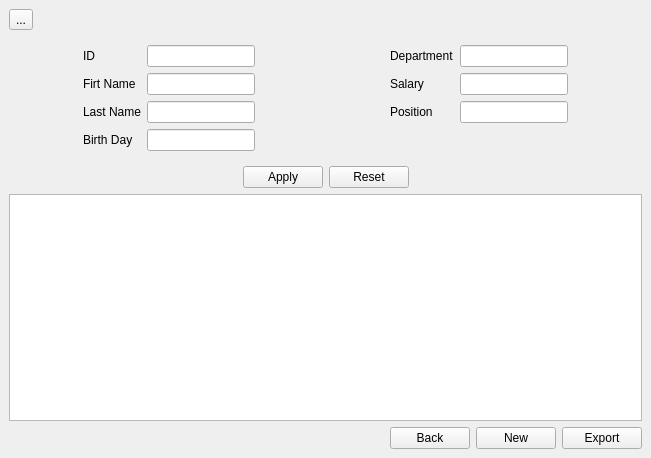
<?xml version="1.0" encoding="UTF-8"?>
<ui version="4.0">
 <class>MainWindow</class>
 <widget class="QMainWindow" name="MainWindow">
  <property name="geometry">
   <rect>
    <x>0</x>
    <y>0</y>
    <width>651</width>
    <height>458</height>
   </rect>
  </property>
  <property name="windowTitle">
   <string>MainWindow</string>
  </property>
  <widget class="QWidget" name="centralwidget">
   <layout class="QGridLayout" name="gridLayout_4">
    <item row="0" column="0">
     <layout class="QGridLayout" name="upperGridLayour">
      <item row="0" column="0">
       <widget class="QToolButton" name="toolButton">
        <property name="text">
         <string>...</string>
        </property>
       </widget>
      </item>
      <item row="0" column="1">
       <spacer name="horizontalSpacer_2">
        <property name="orientation">
         <enum>Qt::Horizontal</enum>
        </property>
        <property name="sizeHint" stdset="0">
         <size>
          <width>588</width>
          <height>20</height>
         </size>
        </property>
       </spacer>
      </item>
     </layout>
    </item>
    <item row="1" column="0">
     <widget class="QWidget" name="widget" native="true">
      <layout class="QGridLayout" name="gridLayout_2">
       <item row="0" column="4">
        <layout class="QFormLayout" name="formLayout_2">
         <item row="0" column="0">
          <widget class="QLabel" name="departmentLabel">
           <property name="text">
            <string>Department</string>
           </property>
          </widget>
         </item>
         <item row="0" column="1">
          <widget class="QLineEdit" name="departmentLineEdit">
           <property name="maximumSize">
            <size>
             <width>300</width>
             <height>16777215</height>
            </size>
           </property>
          </widget>
         </item>
         <item row="1" column="0">
          <widget class="QLabel" name="salaryLabel">
           <property name="text">
            <string>Salary</string>
           </property>
          </widget>
         </item>
         <item row="1" column="1">
          <widget class="QLineEdit" name="salaryLineEdit">
           <property name="maximumSize">
            <size>
             <width>300</width>
             <height>16777215</height>
            </size>
           </property>
          </widget>
         </item>
         <item row="2" column="0">
          <widget class="QLabel" name="positionLabel">
           <property name="text">
            <string>Position</string>
           </property>
          </widget>
         </item>
         <item row="2" column="1">
          <widget class="QLineEdit" name="positionLineEdit">
           <property name="maximumSize">
            <size>
             <width>300</width>
             <height>16777215</height>
            </size>
           </property>
          </widget>
         </item>
        </layout>
       </item>
       <item row="0" column="1">
        <layout class="QFormLayout" name="formLayout">
         <item row="0" column="0">
          <widget class="QLabel" name="idLabel">
           <property name="text">
            <string>ID</string>
           </property>
          </widget>
         </item>
         <item row="0" column="1">
          <widget class="QLineEdit" name="idLineEdit">
           <property name="maximumSize">
            <size>
             <width>300</width>
             <height>16777215</height>
            </size>
           </property>
          </widget>
         </item>
         <item row="1" column="0">
          <widget class="QLabel" name="firstNameLabel">
           <property name="text">
            <string>Firt Name</string>
           </property>
          </widget>
         </item>
         <item row="1" column="1">
          <widget class="QLineEdit" name="firstNameLineEdit">
           <property name="maximumSize">
            <size>
             <width>300</width>
             <height>16777215</height>
            </size>
           </property>
          </widget>
         </item>
         <item row="2" column="0">
          <widget class="QLabel" name="lastNameLabel">
           <property name="text">
            <string>Last Name</string>
           </property>
          </widget>
         </item>
         <item row="2" column="1">
          <widget class="QLineEdit" name="lastNameLineEdit">
           <property name="maximumSize">
            <size>
             <width>300</width>
             <height>16777215</height>
            </size>
           </property>
          </widget>
         </item>
         <item row="3" column="0">
          <widget class="QLabel" name="birthdayLabel">
           <property name="text">
            <string>Birth Day</string>
           </property>
          </widget>
         </item>
         <item row="3" column="1">
          <widget class="QLineEdit" name="birthdayLineEdit">
           <property name="maximumSize">
            <size>
             <width>300</width>
             <height>16777215</height>
            </size>
           </property>
          </widget>
         </item>
        </layout>
       </item>
       <item row="0" column="5">
        <spacer name="horizontalSpacer_5">
         <property name="orientation">
          <enum>Qt::Horizontal</enum>
         </property>
         <property name="sizeHint" stdset="0">
          <size>
           <width>40</width>
           <height>20</height>
          </size>
         </property>
        </spacer>
       </item>
       <item row="0" column="2">
        <spacer name="horizontalSpacer_7">
         <property name="orientation">
          <enum>Qt::Horizontal</enum>
         </property>
         <property name="sizeHint" stdset="0">
          <size>
           <width>40</width>
           <height>20</height>
          </size>
         </property>
        </spacer>
       </item>
       <item row="0" column="0">
        <spacer name="horizontalSpacer_6">
         <property name="orientation">
          <enum>Qt::Horizontal</enum>
         </property>
         <property name="sizeHint" stdset="0">
          <size>
           <width>40</width>
           <height>20</height>
          </size>
         </property>
        </spacer>
       </item>
       <item row="0" column="3">
        <spacer name="horizontalSpacer_8">
         <property name="orientation">
          <enum>Qt::Horizontal</enum>
         </property>
         <property name="sizeHint" stdset="0">
          <size>
           <width>40</width>
           <height>20</height>
          </size>
         </property>
        </spacer>
       </item>
      </layout>
     </widget>
    </item>
    <item row="2" column="0">
     <layout class="QGridLayout" name="gridLayout_3">
      <item row="0" column="0">
       <spacer name="horizontalSpacer_3">
        <property name="orientation">
         <enum>Qt::Horizontal</enum>
        </property>
        <property name="sizeHint" stdset="0">
         <size>
          <width>198</width>
          <height>20</height>
         </size>
        </property>
       </spacer>
      </item>
      <item row="0" column="1">
       <widget class="QPushButton" name="applyButton">
        <property name="text">
         <string>Apply</string>
        </property>
       </widget>
      </item>
      <item row="0" column="2">
       <widget class="QPushButton" name="pushButton_2">
        <property name="text">
         <string>Reset</string>
        </property>
       </widget>
      </item>
      <item row="0" column="3">
       <spacer name="horizontalSpacer_4">
        <property name="orientation">
         <enum>Qt::Horizontal</enum>
        </property>
        <property name="sizeHint" stdset="0">
         <size>
          <width>218</width>
          <height>20</height>
         </size>
        </property>
       </spacer>
      </item>
     </layout>
    </item>
    <item row="3" column="0">
     <widget class="QTableWidget" name="tableWidget"/>
    </item>
    <item row="4" column="0">
     <layout class="QGridLayout" name="gridLayout">
      <item row="0" column="1">
       <widget class="QPushButton" name="backButton">
        <property name="text">
         <string>Back</string>
        </property>
       </widget>
      </item>
      <item row="0" column="0">
       <spacer name="horizontalSpacer">
        <property name="orientation">
         <enum>Qt::Horizontal</enum>
        </property>
        <property name="sizeHint" stdset="0">
         <size>
          <width>198</width>
          <height>20</height>
         </size>
        </property>
       </spacer>
      </item>
      <item row="0" column="2">
       <widget class="QPushButton" name="newButton">
        <property name="text">
         <string>New</string>
        </property>
       </widget>
      </item>
      <item row="0" column="3">
       <widget class="QPushButton" name="pushButton_3">
        <property name="text">
         <string>Export</string>
        </property>
       </widget>
      </item>
     </layout>
    </item>
   </layout>
  </widget>
 </widget>
 <resources/>
 <connections/>
</ui>
